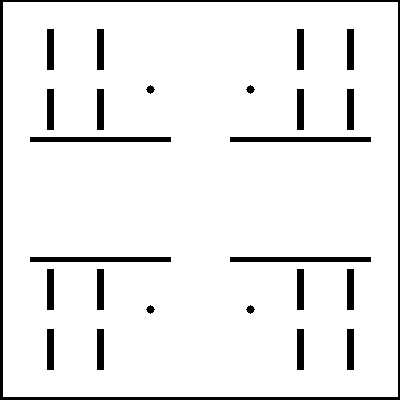
#> input picture src/m_ahe_nav2_config/maps/obstacle_map.pgm, 400 x 400 px
$ python generate_arena_map_png.py
#> lines starting #> are read from the running program, lines starting #| are printed output that depends on the picture; after the words box and inside, x2 and y2 are one past the last pixel; in counts of white or black regions, pixels touching at a corner belong together
#!/usr/bin/env python3
"""
Generate arena map PNG for AHE-MRTA paper.

Shows:
  - Occupancy grid (grey = obstacle, white = free)
  - Task grid points (_GRID from experiment_runner_node.py)
  - Robot spawn positions for S1 (5r), S2 (10r), S3 (15r)
  - Arena bounds and scale bar

Usage:
    python3 generate_arena_map_png.py [--output results/figures/arena_map.png]
"""

import argparse
import os
import sys

import matplotlib
matplotlib.use('Agg')
import matplotlib.patches as mpatches
import matplotlib.pyplot as plt
import numpy as np
from PIL import Image


# ── Task grid (from experiment_runner_node.py _GRID) ──────────────────────────
TASK_GRID = [
    (-5.0, -2.0), (5.0,  0.0), (-6.0,  1.5), (6.0, -4.0), (0.0,  7.0),
    ( 6.0, -6.0), (-2.0,  7.0), (-6.0, -6.0), (1.0, -6.0), (0.0, -7.0),
    (-6.0, -1.5), (6.0,  6.0), (1.0,  6.0), (-6.0,  6.0), (0.0, -2.0),
    ( 4.0, -6.0), (-5.0,  2.0), (3.0,  7.0), (-3.0,  7.0), (7.0,  0.0),
    (-7.0,  0.0), (0.0, -6.0), (6.0,  1.5), (-6.0,  4.0), (6.0, -1.5),
    (-4.0,  6.0), (4.0,  6.0), (-4.0, -6.0),
    # y=2.0 row  (added for S3)
    (-5.0,  2.0), (-3.0,  2.0), (0.0,  2.0), (3.0,  2.0), (5.0,  2.0),
    # y=-2.0 row
    (-5.0, -2.0), (-3.0, -2.0), (0.0, -2.0), (3.0, -2.0), (5.0, -2.0),
    # central verticals
    (0.0,  7.0), (0.0,  6.0), (0.0, -6.0), (0.0, -7.0),
]
# Deduplicate while preserving order
seen = set()
TASK_GRID_DEDUP = []
for p in TASK_GRID:
    if p not in seen:
        seen.add(p)
        TASK_GRID_DEDUP.append(p)


def spawn_positions(n):
    """Mirrors compute_spawn_positions from multi_robot_helpers.py."""
    ys = [-4.0, -2.0, 0.0, 2.0, 4.0]
    if n <= 0:
        return []
    if n == 1:
        return [(-4.0, 0.0)]
    if n == 2:
        return [(-4.0, 1.0), (-4.0, -1.0)]
    if n == 3:
        return [(-4.0, 0.0), (-4.0, 2.0), (-4.0, -2.0)]
    if n <= 5:
        return [(-4.0, y) for y in ys[:n]]
    if n <= 10:
        return [(-4.0, y) for y in ys] + [(-3.0, y) for y in ys[:n-5]]
    ys_c = ys[:n-10]
    return ([(-4.0, y) for y in ys] + [(-3.0, y) for y in ys]
            + [(-2.0, y) for y in ys_c])


def main():
    parser = argparse.ArgumentParser()
    parser.add_argument('--output', default='results/figures/arena_map.png')
    parser.add_argument('--map-pgm',
                        default='src/m_ahe_nav2_config/maps/obstacle_map.pgm')
    args = parser.parse_args()

    os.makedirs(os.path.dirname(args.output), exist_ok=True)

    # Load occupancy map
    img = Image.open(args.map_pgm).convert('L')
#> img is the input picture: PIL image 400x400 L; values 0 (black) and 254 (white), 92.8% white; 25 black regions, largest, box (x1, y1, x2, y2) and area: (0, 0, 400, 400) 3975, (30, 137, 171, 142) 705, (230, 137, 371, 142) 705
    arr = np.array(img, dtype=float)

    origin_x, origin_y = -10.0, -10.0
    resolution = 0.05  # m/pixel
    h, w = arr.shape
#> h = 400; w = 400
    extent = [origin_x, origin_x + w * resolution,
              origin_y, origin_y + h * resolution]
#> extent = [-10, 10, -10, 10]

    # Build coloured map: obstacles → dark, free → white, unknown → grey
    rgb = np.ones((h, w, 3), dtype=float)
    occ_mask  = arr < 10      # occupied
    free_mask = arr > 200     # free
    unk_mask  = ~occ_mask & ~free_mask
#> unk_mask: shape (400, 400) bool; every value is 0

    rgb[occ_mask]  = [0.20, 0.20, 0.20]   # dark charcoal
    rgb[free_mask] = [0.97, 0.97, 0.97]   # near-white
    rgb[unk_mask]  = [0.65, 0.65, 0.65]   # mid-grey

    fig, ax = plt.subplots(figsize=(9, 9))
    ax.imshow(rgb, extent=extent, origin='upper', interpolation='nearest')

    # ── Task grid ────────────────────────────────────────────────────────────
    tx, ty = zip(*TASK_GRID_DEDUP)
    ax.scatter(tx, ty, s=40, marker='s', color='#1f77b4', zorder=5,
               label='Task grid points', linewidths=0)

    # ── Spawn positions ───────────────────────────────────────────────────────
    colors = {5: '#d62728', 10: '#ff7f0e', 15: '#2ca02c'}
    markers = {5: 'o', 10: '^', 15: 'D'}
    labels  = {5: 'S1 spawn (5r)', 10: 'S2 spawn (10r)', 15: 'S3 spawn (15r)'}
    for n in [5, 10, 15]:
        pts = spawn_positions(n)
        sx, sy = zip(*pts)
        ax.scatter(sx, sy, s=80, marker=markers[n], color=colors[n], zorder=6,
                   label=labels[n], edgecolors='k', linewidths=0.5)

    # ── Arena boundary annotation ─────────────────────────────────────────────
    for side, pos, ha, va in [
        ('Right wall', (9.5, 0), 'left', 'center'),
        ('Left wall',  (-9.5, 0), 'right', 'center'),
    ]:
        ax.axvline(x=9.90 if 'Right' in side else -9.90,
                   color='#8B0000', lw=1.0, ls='--', alpha=0.6)

    # ── Formatting ────────────────────────────────────────────────────────────
    ax.set_xlim(-10.3, 10.3)
    ax.set_ylim(-10.3, 10.3)
    ax.set_xlabel('x (m)', fontsize=11)
    ax.set_ylabel('y (m)', fontsize=11)
    ax.set_title('AHE-MRTA Arena — Harita, Görev Noktaları ve Başlangıç Konumları',
                 fontsize=12, pad=10)
    ax.set_aspect('equal')
    ax.grid(True, alpha=0.3, linewidth=0.5)
    ax.legend(loc='upper right', fontsize=9, framealpha=0.85)

    # Scale bar: 2 m
    sb_x, sb_y = -9.5, -9.5
    ax.plot([sb_x, sb_x + 2], [sb_y, sb_y], 'k-', lw=2, zorder=7)
    ax.text(sb_x + 1, sb_y - 0.4, '2 m', ha='center', va='top', fontsize=8)

    plt.tight_layout()
    plt.savefig(args.output, dpi=150, bbox_inches='tight')
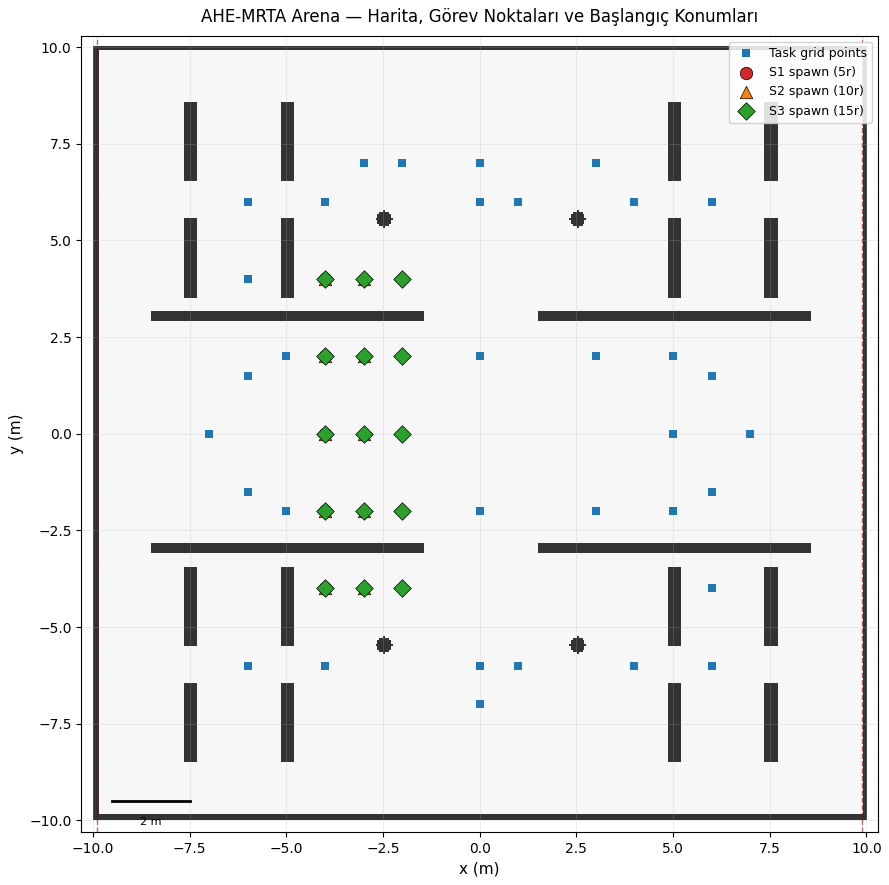
#> figure drawn by matplotlib, 1 panel
    print(f'Saved: {args.output}')


if __name__ == '__main__':
    main()
